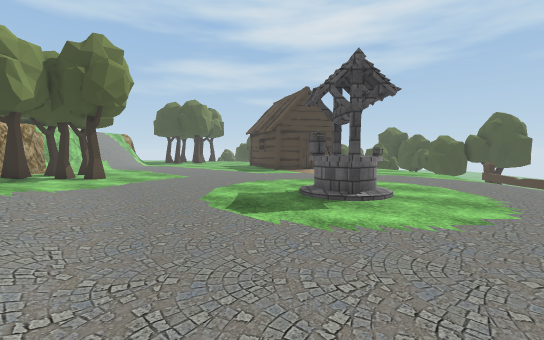
view 1 (above)

24 first-person views from a walk through a scene from a Unity 3-D project. The camera is 1.2 m above the floor, tilts 4° down and sees 90° across. The floor is counted in squares, 1 m on a side. Each view is taken from the middle of a square. On the plan, view 1 faces up. The plan holds only what a view shows up to about 13 squares ahead; the rest is blank. The place goes on beyond the plan. The player is left out. Some animated figures are left out. Some surface patterns are stand-ins.

view 2
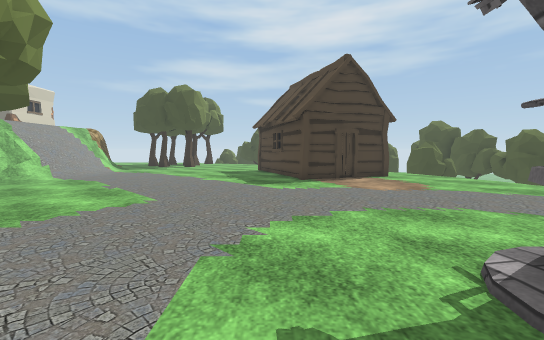

view 3
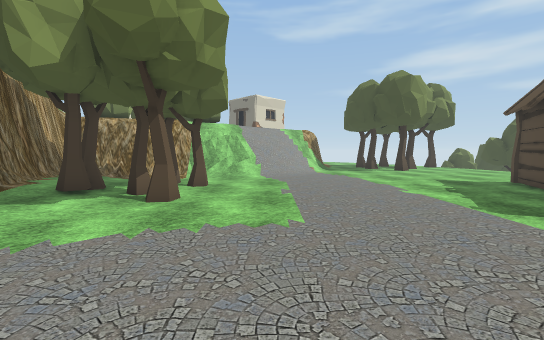

view 4
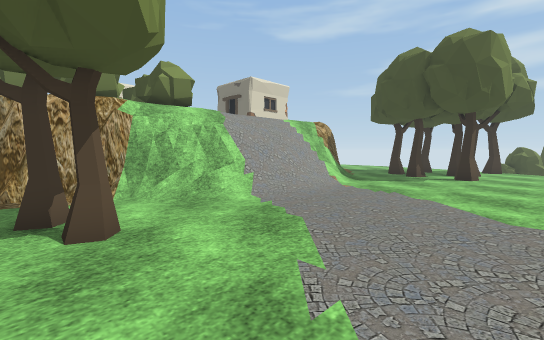

view 5
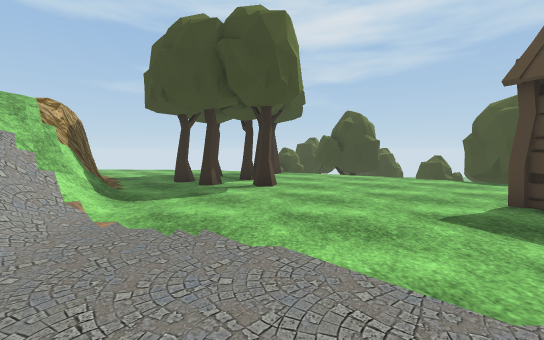

view 6
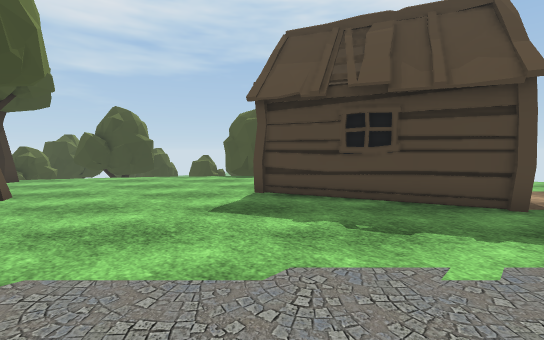

view 7
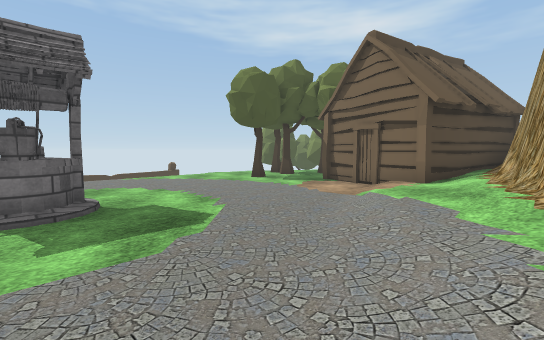

view 8
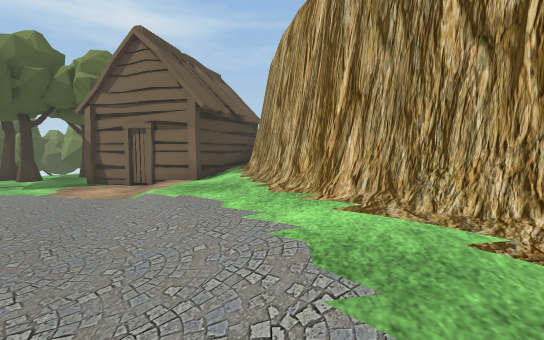

view 9
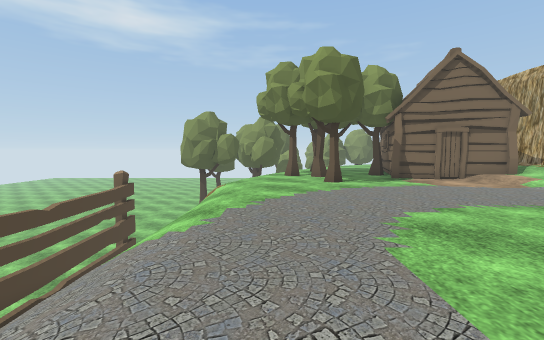

view 10
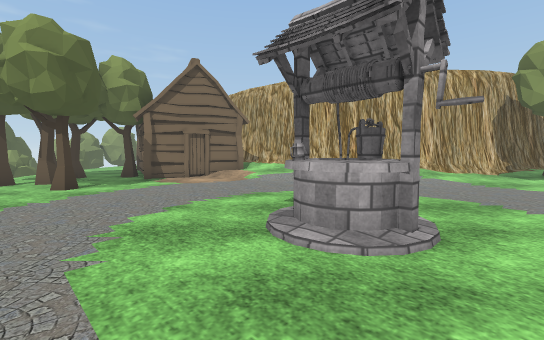

view 11
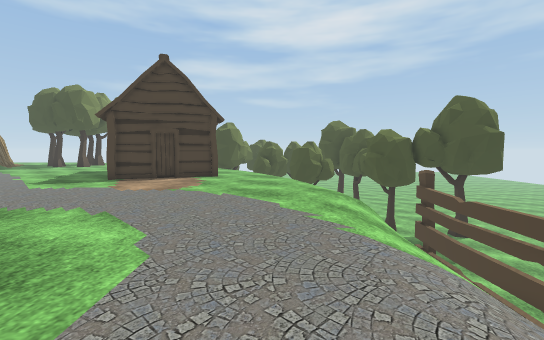

view 12
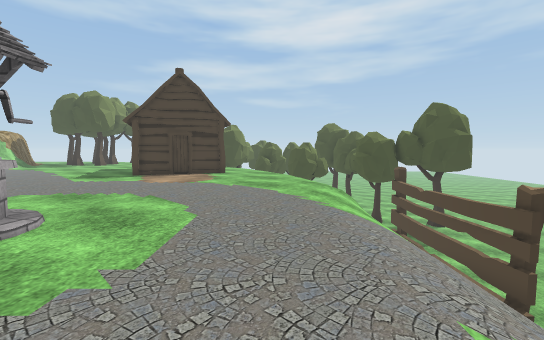

view 13
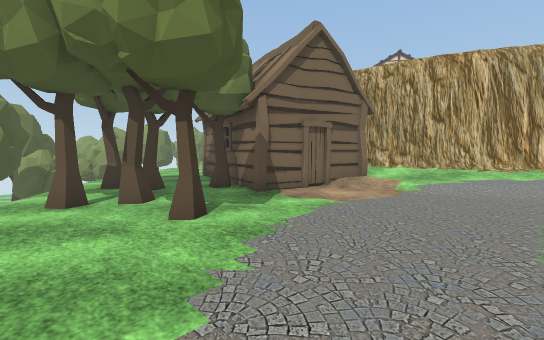

view 14
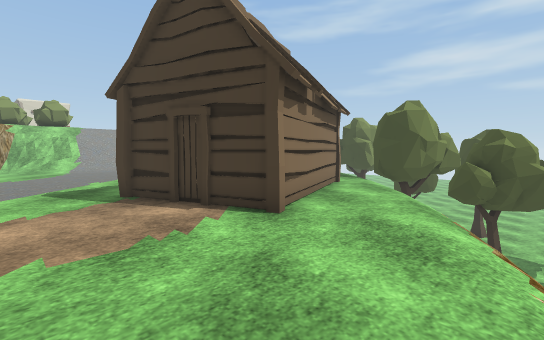

view 15
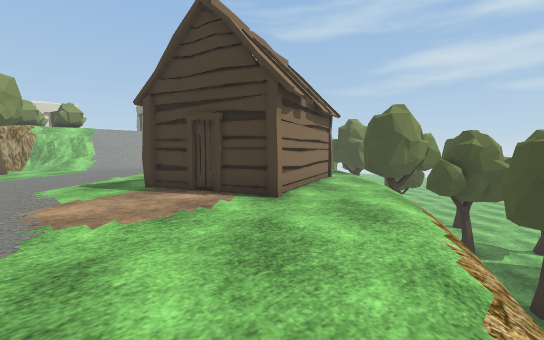

view 16
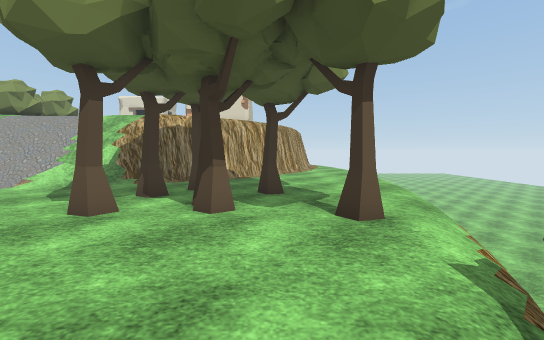

view 17
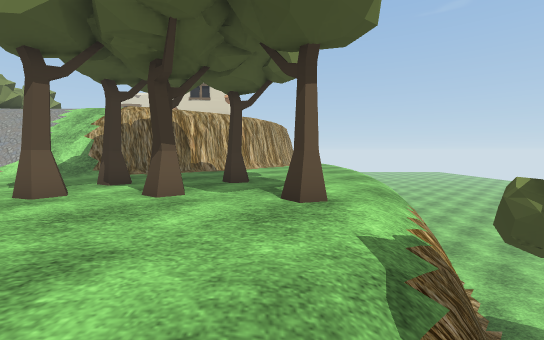

view 18
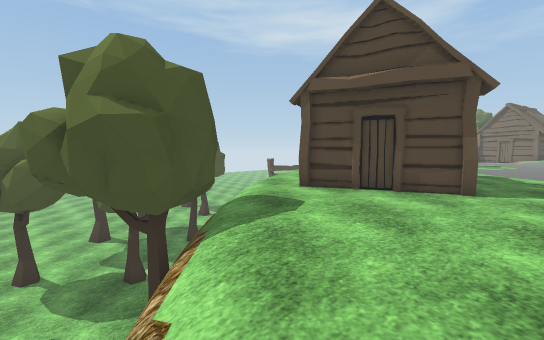

view 19
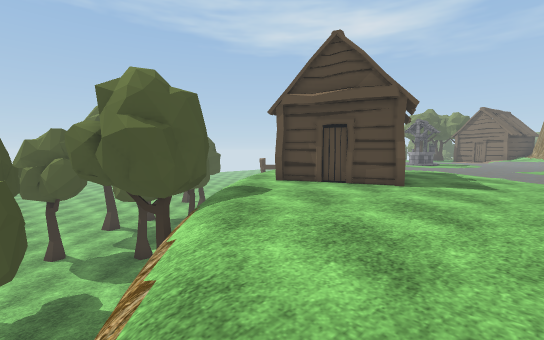

view 20
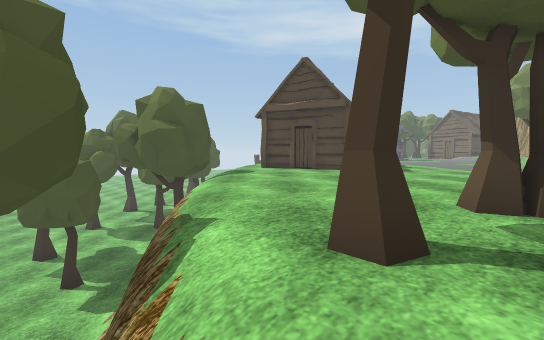

view 21
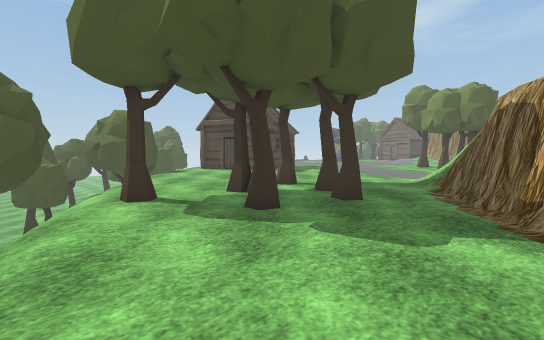

view 22
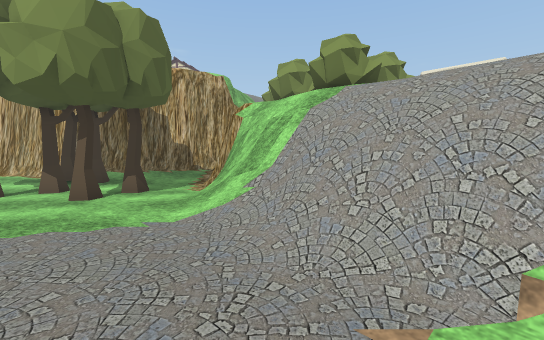

view 23
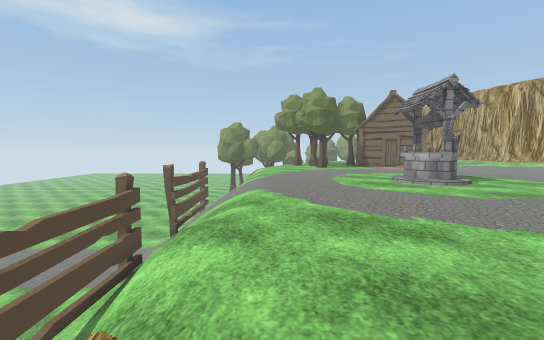

view 24
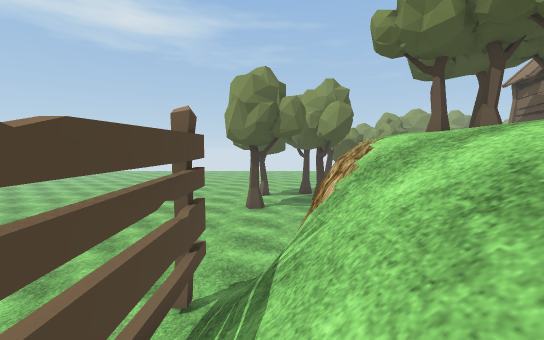

### Floor plan
Key: @ floor where view 1 was taken; # wall or solid block; x gap in a wall; . main floor; : floor 0.25 m higher than the main floor; + floor 2.75 m higher than the main floor; - floor 3.25 m lower than the main floor; _ floor 3.5 m lower than the main floor; * floor 5.25 m higher than the main floor; / step, stairs or slope; = window, fence, low wall or low ledge; v drop or lower ground; T tree; W well; H hut; B bush.
Columns run from 14 left of view 1 to 13 right of it. Each row starts with its distance up from view 1.
 34 ....///v    T __________
 33 .......// ##=___T___T___
 32 .......T.//v  /_________
 31 .......T...//  =_______T____
 30 ....T......../v  ______T____
 29 ......TT....../ ##__________
 28 #..TT.T......../TT __T____
 27 ##...T.T......../T#  _____
 26 +#.....T........./   ____
 25 +v=.............../   __
 24 +/#/...........HH../   T
 23 +/=/........HHH  H..
 22 +///.........H   H../v
 21 +///.........H   H.../
 20 +///.........HH   H../
 19 +///..........H   H.../
 18 B/=/..........HHHH..../v
 17  #=/..........H......../
 16  #=..................../  #
 15  #...................../v #x
 14 ##.TTT..................v #
 13 #..T...................// =
 12 :....TTT...............//=#/
 11 #:::T..................// #/
 10 ### T..................// #x
  9   ##/::.........W......////
  8    v##::.......WWW.....///
  7      ##:/......WWW.....//
  6       #///.............// //
  5       ##///............///##
  4        ##//............///##
  3        *#//:...........///=-
  2         ##///..........///=-
  1          #/::........../==#-
  0         *#/::.@....T.../#=#x
 -1         *#=HHH....TT.../#=__
 -2          ##H  HHH......  /__
 -3          ##H   H...TT.   -__
 -4           #H   HT.....  =___
 -5           H    H..T../  ____
 -6           H   H...TT.   ____
 -7            HH H..       ____
 -8               H..       ____

Where each view was taken, in squares from view 1:
view 1: 0 up, 0 right, facing up
view 2: 6 up, 1 left, facing up
view 3: 9 up, 1 left, facing up-left
view 4: 13 up, 5 left, facing up-left
view 5: 17 up, 7 left, facing up
view 6: 17 up, 7 left, facing up-right
view 7: 8 up, 5 left, facing down-right
view 8: 8 up, 5 left, facing down
view 9: 10 up, 7 right, facing down
view 10: 10 up, 6 right, facing down-left
view 11: 6 up, 7 right, facing up
view 12: 4 up, 7 right, facing up
view 13: 4 up, 7 right, facing down-left
view 14: 15 up, 8 right, facing up-left
view 15: 14 up, 9 right, facing up-left
view 16: 30 up, 2 left, facing left
view 17: 31 up, 2 left, facing left
view 18: 31 up, 3 left, facing down-right
view 19: 32 up, 5 left, facing down-right
view 20: 34 up, 8 left, facing down-right
view 21: 34 up, 14 left, facing down-right
view 22: 22 up, 8 left, facing down-left
view 23: 18 up, 8 right, facing down
view 24: 5 up, 11 right, facing down
